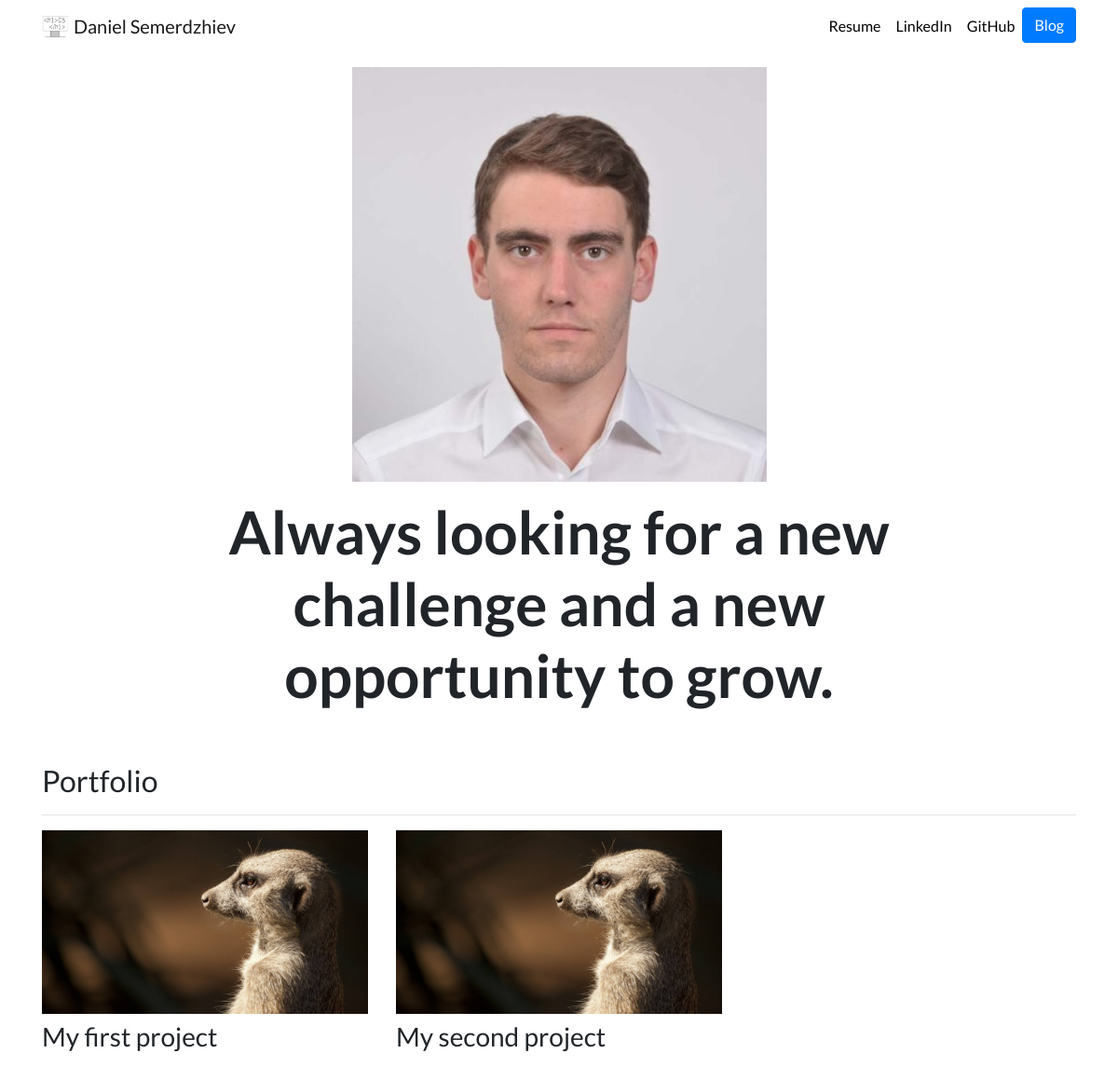
Before: / with the older database file.
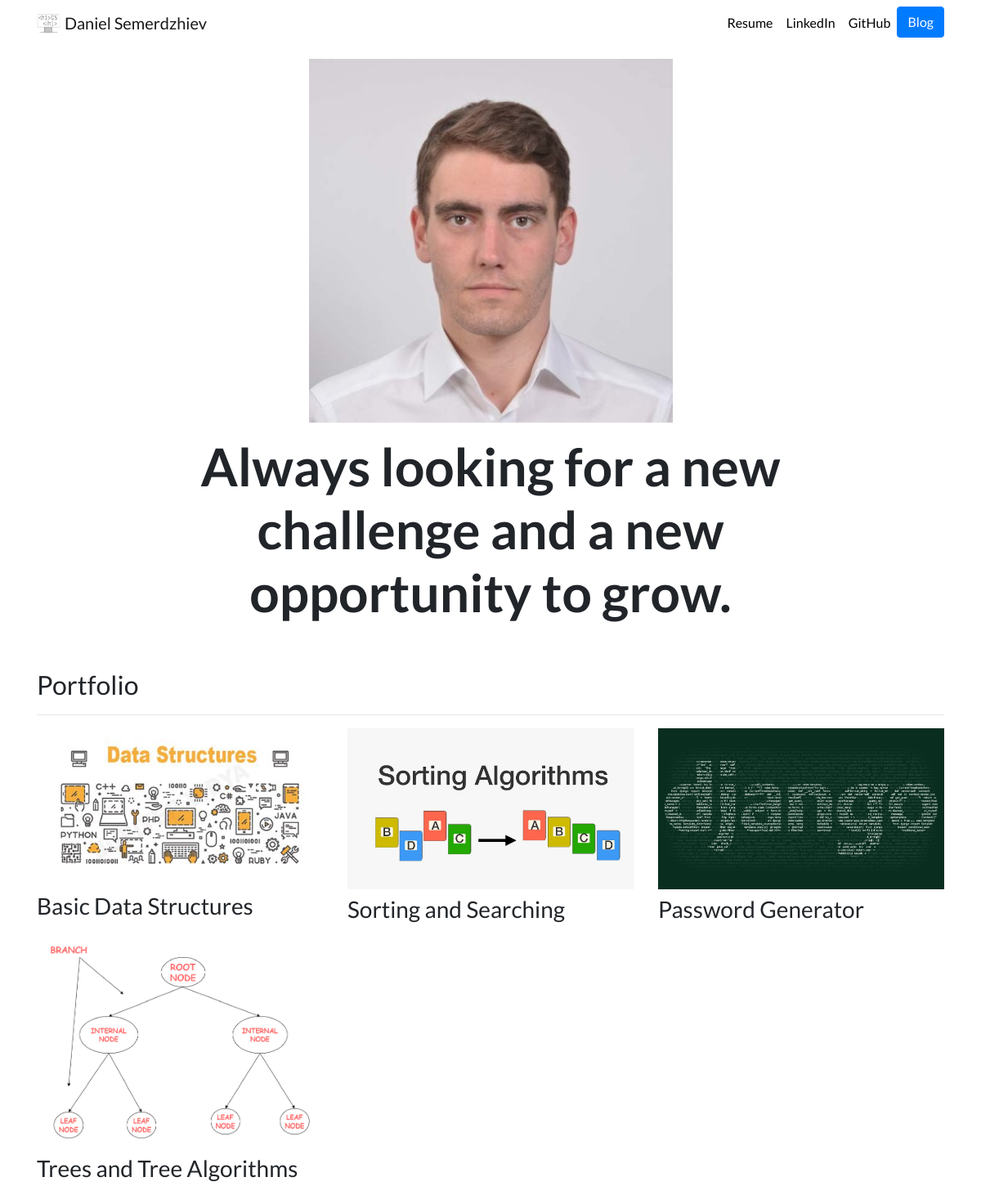
After: the same page with the newer database file.
### portfolio/models.py (models this page shows, shortened)
class Project(models.Model):
    title = models.CharField(max_length=100)
    describtion = models.CharField(max_length=250)
    image = models.ImageField(upload_to='portfolio/images')
    url = models.URLField(blank=True)

### portfolio/views.py (the view)
# urls.py: 2. Add a URL to urlpatterns:  path('', views.home, name='home')
def home(request):
    projects = Project.objects.all()
    return render(request, 'portfolio/home.html', {'projects':projects})

### portfolio/templates/portfolio/home.html (shortened to what this page needs)
{% extends "portfolio/base.html" %}
{% load static %}
{% block contend %}
<div class="row justify-content-center my-3">
  <div class="col-5">
    <img src="{% static 'portfolio/LinkedIn_pic.jpg' %}" class="img-fluid">
  </div>
</div>
<div class="row justify-content-center mb-3">
  <div class="col-md-9 text-center">
    <h1 id="hometext" class="font-weight-bold">Always looking for a new challenge and
        a new opportunity to grow.</h1>
  </div>
</div>
<h2 class="mt-5">Portfolio</h2>
<hr>
<div class="row">
  {% for project in projects %}
  <div class="col-lg-4 col-md-6">
    {% if project.url %}
    <a href="{{ project.url }}">
      <img src="{{ project.image.url }}" class="img-fluid mb-2">
    </a>
    {% else %}
    <img src="{{ project.image.url }}" class="img-fluid mb-2">
    {% endif %}
    <h3>{{ project.title }}</h3>
  </div>
  {% endfor %}
</div>
{% endblock %}

### portfolio/templates/portfolio/base.html (shortened to what this page needs)
{% load static %}
<!doctype html>
<html lang="en">
<head>
  <link rel="stylesheet" href="https://stackpath.bootstrapcdn.com/bootstrap/4.4.1/css/bootstrap.min.css">
  <link rel="stylesheet" href="{% static "portfolio/custom.css" %}">
</head>
<body>
  <nav id="topNav" class="navbar navbar-expand-md navbar-light">
    <div class="container">
      <a class="navbar-brand" href="{% url 'home' %}">
        <img src="{% static "portfolio/Logo.png" %}" width="30" height="30" class="d-inline-block align-top" alt="Nick's Logo">
        <span>Daniel Semerdzhiev</span>
      </a>
      <div class="collapse navbar-collapse text-center" id="navbarNav">
        <ul class="navbar-nav ml-auto">
          <li class="nav-item">
            <a class="nav-link" href="{% static "portfolio/Daniel_Semerdjiev_English_CV.pdf" %}">Resume</a>
          </li>
          <li class="nav-item">
            <a class="nav-link" href="https://www.linkedin.com/in/daniel-semerdzhiev/" target="_blank">LinkedIn</a>
          </li>
          <li class="nav-item">
            <a class="nav-link" href="https://github.com/Daniel-Sem" target="_blank">GitHub</a>
          </li>
          <li>
            <a role="button" href="{% url 'blog:all_blogs' %}" class="btn btn-primary">Blog</a>
          </li>
        </ul>
      </div>
    </div>
  </nav>
  <div class="container">
    {% block contend %} {% endblock %}
</div>
</body>
</html>

### portfolio/static/portfolio/custom.css (style rules this page uses)
.navbar-nav .nav-link { color: rgba(0,0,0,1) !important; }
body { font-family: 'Lato', sans-serif; }
@media (min-width: 992px) { #hometext { font-size: 4rem; } }

Changed rows visible on the page:
removed Project: image (picture), title "My first project"
removed Project: image (picture), title "My second project"
added Project: image (picture), title "Basic Data Structures"
added Project: image (picture), title "Sorting and Searching"
added Project: image (picture), title "Password Generator"
added Project: image (picture), title "Trees and Tree Algorithms"
